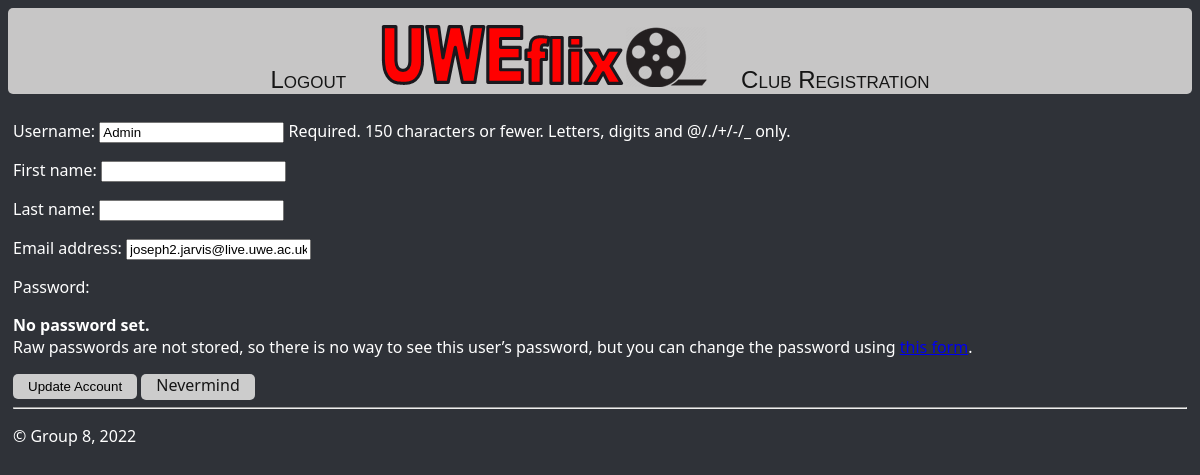
The page /editProfile/ (signed in) on the database as committed earlier.
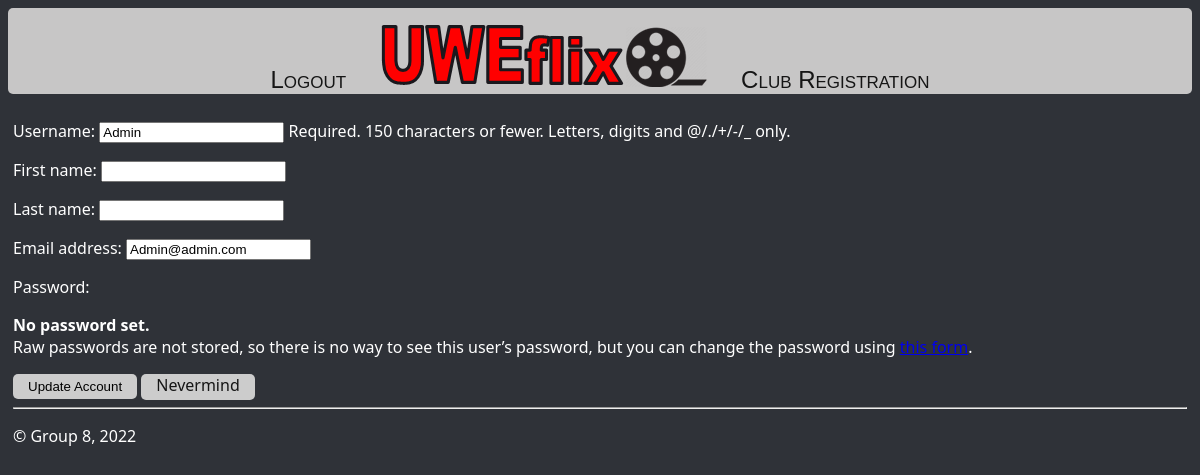
The same page on the database as committed later.
### uweflix/models.py (models this page shows)
class Account(AbstractUser):
    is_cinema_admin = models.BooleanField(default=False)
    is_cinema_accounts = models.BooleanField(default=False)
    is_club = models.BooleanField(default=True)
    is_customer = models.BooleanField(default=True)

### uweflix/views.py (the view)
# urls.py: path("editProfile/", views.editProfile, name="editProfile"),
def editProfile(request):
    if request.method == 'POST':
        form = EditProfileForm(request.POST, instance=request.user)
        if form.is_valid():
            form.save()
            return redirect(reverse("studentAccount"))
    else:
        form = EditProfileForm(instance=request.user)
        args = {'form': form}
        return render(request, 'uweflix/editProfile.html', args)
    return render(request, "uweflix/login.html")

### uweflix/forms.py
class EditProfileForm(UserChangeForm):
    class Meta:
        model = Account
        fields = ('username',
                  'first_name',
                  'last_name',
                  'email')

### uweflix/templates/uweflix/editProfile.html (shortened to what this page needs)
{% extends "uweflix/layout.html" %}
{% block content %}
<div class="container">
    <form method="post">
        {{ form.as_p }}
        <input type="submit" value="Update Account">
        <a class = "nevermindButton" href="{% url 'studentAccount' %}">Nevermind</a>
    </form>
</div>
{% endblock %}

Rows that differ between the two databases and show on the page:
changed Account "Admin": email "joseph2.jarvis@live.uwe.ac.uk" → "Admin@admin.com"
